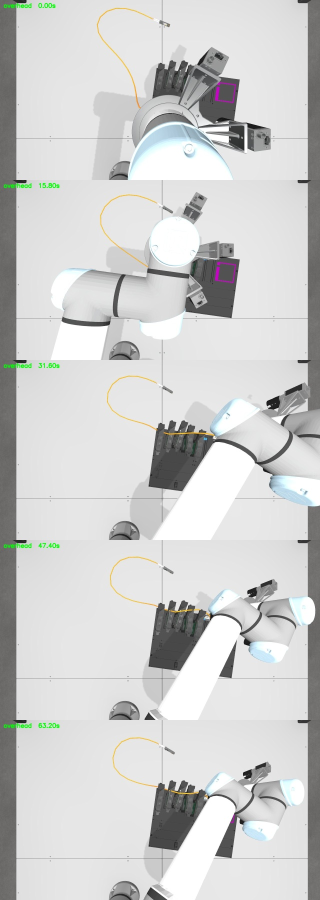
#> input picture artifacts/prod_cheatcode_audit/ordinary_broad_followup/cable_route_probe/smooth_wide_repeat_02/visuals/overhead_20fps_contact_sheet.jpg, 640 x 1800 px (shown at 1/2 size)
$ python -i probe_sc_blue_shape_yaw.py   (imports and definitions only)
#> lines starting #> are read from the running program, lines starting #| are printed output that depends on the picture; after the words box and inside, x2 and y2 are one past the last pixel; in counts of white or black regions, pixels touching at a corner belong together
#!/usr/bin/env python3
"""Diagnostic SC board-yaw regression from RGB blue-port silhouettes.

Scored TF supplies training/evaluation labels only. Features come from the
observation-selected native crop, measured robot state, and task encoding.
This is a grouped development ablation, not a deployable actor input.
"""

import argparse
import json
from pathlib import Path

import cv2
import numpy as np
from PIL import Image
from scipy.spatial.transform import Rotation

from audit_sc_port_targets import matrix, pose_matrix


CAMERAS = ('center', 'left', 'right')


def shape_features(path):
    with Image.open(path) as image:
#> image is the input picture: PIL image 640x1800 RGB; mean R, G, B 206, 206.6, 205.9
        rgb = np.asarray(image.convert('RGB'))
    blue = ((rgb[:, :, 2] > 125) & (rgb[:, :, 2] > 1.25 * rgb[:, :, 1]) &
            (rgb[:, :, 1] > 70) & (rgb[:, :, 0] < 130)).astype(np.uint8)
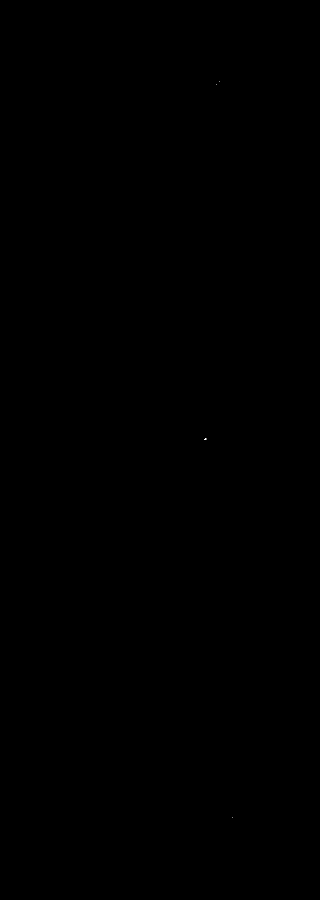
#> blue: shape (1800, 640) (shown at 1/2 size); values 0 (black) and 1 (white), 0% white in thin lines or dots, all inside (x1, y1, x2, y2) = (409, 163, 466, 1635)
    count, labels, stats, centroids = cv2.connectedComponentsWithStats(blue, 8)
#> labels: shape (1800, 640) int32; 5 distinct labels, from 0 to 4
#> count = 5; stats = [[0, 0, 640, 1800, 1151986], [439, 163, 1, 1, 1], [433, 169, 1, 1, 1], [409, 876, 4, 4, 11], [465, 1634, 1, 1, 1]]; centroids = [[319.5, 899.5], [439, 163], [433, 169], [410.5, 877.8], [465, 1634]]
    if count <= 1 or max(stats[1:, cv2.CC_STAT_AREA]) < 20:
        return [0.] * 14
    index = 1 + int(np.argmax(stats[1:, cv2.CC_STAT_AREA]))
    yy, xx = np.nonzero(labels == index)
    coords = np.stack((xx, yy), axis=1).astype(float)
    center = coords.mean(axis=0)
    cov = np.cov(coords.T) if len(coords) > 1 else np.eye(2)
    eigvals, eigvecs = np.linalg.eigh(cov)
    principal = eigvecs[:, -1]
    box = cv2.minAreaRect(coords.astype(np.float32))
    x, y, w, h, area = stats[index]
    hull = cv2.convexHull(coords.astype(np.float32))
    hull_area = max(float(cv2.contourArea(hull)), 1.)
    return [1., center[0] / 224, center[1] / 224,
            w / 224, h / 224, area / (224 * 224), area / hull_area,
            eigvals[0] / (224 * 224), eigvals[1] / (224 * 224),
            principal[0], principal[1],
            box[1][0] / 224, box[1][1] / 224, box[2] / 90]


# [14 lines left out: functions features, truth_yaw, not called in this run]


def stats(values):
    return {'count': len(values), 'median': float(np.median(values)) if len(values) else None,
            'p95': float(np.percentile(values, 95)) if len(values) else None}


# [43 lines left out: function main, not called in this run]


# [2 lines not run here, left out]

>>> result = shape_features('../artifacts/prod_cheatcode_audit/ordinary_broad_followup/cable_route_probe/smooth_wide_repeat_02/visuals/overhead_20fps_contact_sheet.jpg')
